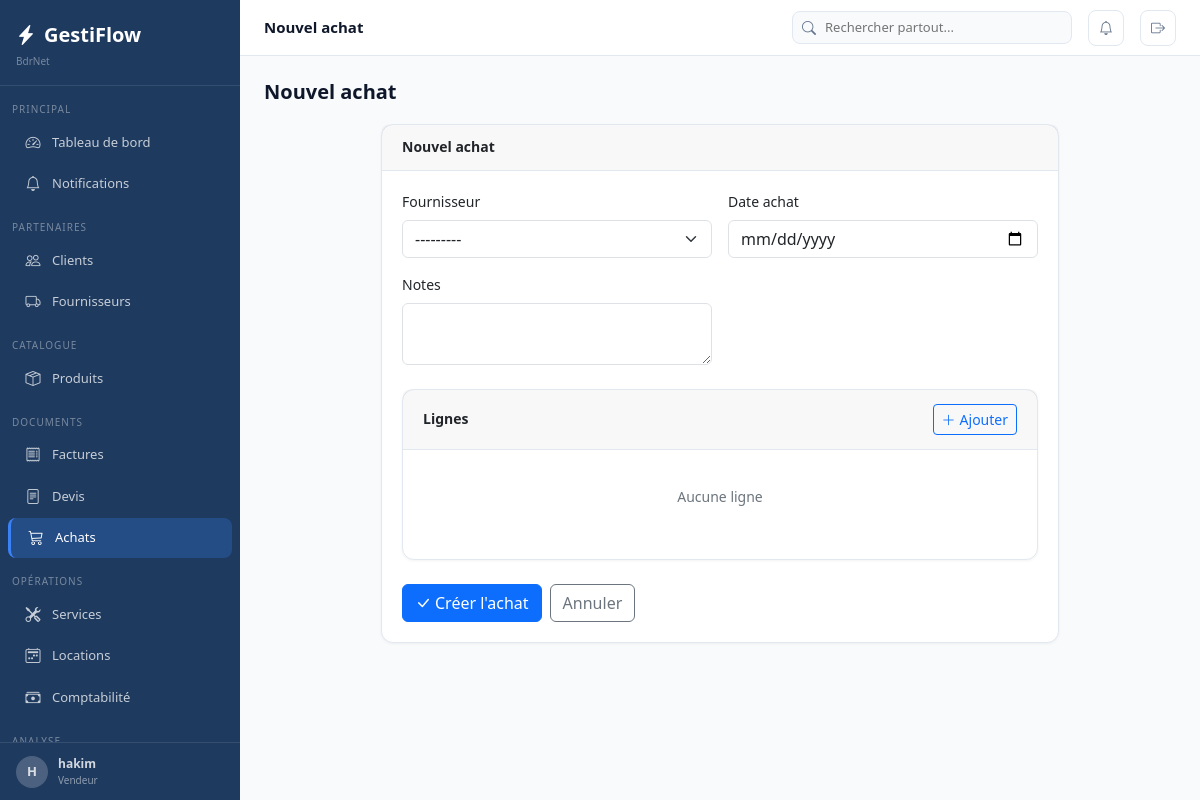
Page /achats/nouveau/ (signed in) on the committed database.
### apps/core/models.py (models this page shows, shortened)
class Parametre(models.Model):
    cle         = models.CharField(max_length=100, unique=True)
    valeur      = models.TextField(blank=True)
    description = models.CharField(max_length=200, blank=True)
    class Meta:
        verbose_name        = "Parametre"
        verbose_name_plural = "Parametres"
    @classmethod
    def get(cls, cle, defaut=''):
        try:
            return cls.objects.get(cle=cle).valeur
        except cls.DoesNotExist:
            return defaut

### apps/authentication/models.py (models this page shows, shortened)
class Utilisateur(AbstractUser):
    class Role(models.TextChoices):
        ADMIN       = 'admin',       'Administrateur'
        MANAGER     = 'manager',     'Manager'
        VENDEUR     = 'vendeur',     'Vendeur'
        TECHNICIEN  = 'technicien',  'Technicien'
        COMPTABLE   = 'comptable',   'Comptable'
        CAISSIER    = 'caissier',    'Caissier'
    role            = models.CharField(max_length=20, choices=Role.choices, default=Role.VENDEUR)
    telephone       = models.CharField(max_length=20, blank=True)
    actif           = models.BooleanField(default=True)
    derniere_activite = models.DateTimeField(null=True, blank=True)
    photo           = models.ImageField(upload_to='utilisateurs/', null=True, blank=True)
    class Meta:
        verbose_name        = "Utilisateur"
        verbose_name_plural = "Utilisateurs"
    @property
    def est_admin(self):
        return self.role == self.Role.ADMIN or self.is_superuser

### apps/achats/views.py (the view, shortened to what this page needs)
# urls.py: path('nouveau/',             views.create,      name='create'),
@login_required
def create(request):
    form = AchatForm(request.POST or None)
    return render(request, 'achats/form.html', {'form': form, 'titre': 'Nouvel achat', 'lignes_initiales_json': '[]'})

### apps/achats/forms.py
class AchatForm(forms.ModelForm):
    class Meta:
        model  = AchatFournisseur
        fields = ['fournisseur','date_achat','notes']
        widgets = {
            'fournisseur': forms.Select(attrs={'class':'form-select'}),
            'date_achat':  forms.DateInput(attrs={'class':'form-control','type':'date'}),
            'notes':       forms.Textarea(attrs={'class':'form-control','rows':2}),
        }

### apps/core/context_processors.py (called while the page is built)
def _get_entreprise():
    base = getattr(dj_settings, 'GESTIFLOW', {})
    try:
        from apps.core.models import Parametre
        return {
            'NOM_ENTREPRISE': Parametre.get('NOM_ENTREPRISE', base.get('NOM_ENTREPRISE', 'Mon Entreprise')),
            'ADRESSE':   Parametre.get('ADRESSE',   base.get('ADRESSE',   '')),
            'TELEPHONE': Parametre.get('TELEPHONE', base.get('TELEPHONE', '')),
            'EMAIL':     Parametre.get('EMAIL',     base.get('EMAIL',     '')),
            'DEVISE':    Parametre.get('DEVISE',    base.get('DEVISE',    'DA')),
            'TVA_DEFAUT':Parametre.get('TVA_DEFAUT',base.get('TVA_DEFAUT','19')),
            'LOGO':      Parametre.get('LOGO',      ''),
        }
    except Exception:
        return base

def global_context(request):
    ctx = {'ENTREPRISE': _get_entreprise(), 'APP_VERSION': '1.0.0'}
    if request.user.is_authenticated:
        try:
            from apps.core.notifications import get_notification_count
            ctx['notifications_count'] = get_notification_count(request.user)
        except Exception:
            ctx['notifications_count'] = 0
        try:
            from apps.produits.models import Produit
            from django.db.models import F
            ctx['alertes_stock_count'] = Produit.objects.filter(
                quantite_stock__lte=F('seuil_alerte'), actif=True, supprime=False
            ).count()
        except Exception:
            ctx['alertes_stock_count'] = 0
    return ctx

### apps/core/models.py (called while the page is built)
    def get_queryset(self):
        return super().get_queryset().filter(supprime=False)

### apps/core/notifications.py (called while the page is built)
def get_notification_count(user):
    notifs = get_all_notifications(user)
    return sum(len(v) for v in notifs.values())

### apps/fournisseurs/models.py (called while the page is built)
    def __str__(self):
        return f"[{self.code}] {self.nom}"

### templates/achats/form.html (shortened to what this page needs)
{% extends 'base.html' %}
{% block topbar_title %}{{ titre }}{% endblock %}
{% block content %}
<div class="page-header"><h1 class="page-title">{{ titre }}</h1></div>
<div class="row justify-content-center"><div class="col-12 col-lg-9">
  <div class="card"><div class="card-header"><h6 class="card-title">{{ titre }}</h6></div>
  <div class="card-body">
    <form method="post" id="mainForm">{% csrf_token %}
      <div class="row g-3">{% for field in form %}<div class="col-12 col-md-6"><label class="form-label">{{ field.label }}</label>{{ field }}</div>{% endfor %}</div>
      <div class="card mt-4"><div class="card-header"><h6 class="card-title">Lignes</h6>
        <button type="button" class="btn btn-sm btn-outline-primary" onclick="addLigne()"><i class="bi bi-plus-lg me-1"></i>Ajouter</button>
      </div><div class="card-body" id="lignesContainer"><p class="text-secondary text-center py-3">Aucune ligne</p></div></div>
      <div class="d-flex gap-2 mt-4">
        <button type="submit" class="btn btn-primary"><i class="bi bi-check-lg me-1"></i>Créer l'achat</button>
        <a href="javascript:history.back()" class="btn btn-outline-secondary">Annuler</a>
      </div>
    </form>
  </div></div>
</div></div>
{% endblock %}

### templates/base.html (shortened to what this page needs)
<!DOCTYPE html>
<html lang="fr">
<head>
<link rel="stylesheet" href="https://cdn.jsdelivr.net/npm/bootstrap@5.3.3/dist/css/bootstrap.min.css">
<link rel="stylesheet" href="https://cdn.jsdelivr.net/npm/bootstrap-icons@1.11.3/font/bootstrap-icons.min.css">
</head>
<body>
{% if user.is_authenticated %}
<nav class="sidebar">
  <div class="sidebar-nav">
    <div class="sidebar-logo">
      <a class="sidebar-logo-text" href="{% url 'dashboard:index' %}"><i class="bi bi-lightning-charge-fill me-2"></i>GestiFlow</a>
      <div style="font-size:10px;color:rgba(255,255,255,.4);margin-top:4px;">{{ ENTREPRISE.NOM_ENTREPRISE }}</div>
    </div>
    <div class="sidebar-section">Principal</div>
    <a href="{% url 'dashboard:index' %}" class="sidebar-item {% if request.resolver_match.app_name == 'dashboard' %}active{% endif %}"><i class="bi bi-speedometer2"></i><span>Tableau de bord</span></a>
    <a href="{% url 'core:notifications' %}" class="sidebar-item"><i class="bi bi-bell" ></i><span>Notifications</span></a>
    <div class="sidebar-section">Partenaires</div>
    <a href="{% url 'clients:liste' %}" class="sidebar-item {% if request.resolver_match.app_name == 'clients' %}active{% endif %}"><i class="bi bi-people"></i><span>Clients</span></a>
    <a href="{% url 'fournisseurs:liste' %}" class="sidebar-item {% if request.resolver_match.app_name == 'fournisseurs' %}active{% endif %}"><i class="bi bi-truck"></i><span>Fournisseurs</span></a>
    <div class="sidebar-section">Catalogue</div>
    <a href="{% url 'produits:liste' %}" class="sidebar-item "><i class="bi bi-box-seam"></i><span>Produits</span></a>
    <div class="sidebar-section">Documents</div>
    <a href="{% url 'ventes:liste' %}" class="sidebar-item {% if request.resolver_match.app_name == 'ventes' %}active{% endif %}"><i class="bi bi-receipt"></i><span>Factures</span></a>
    <a href="{% url 'devis:liste' %}" class="sidebar-item {% if request.resolver_match.app_name == 'devis' %}active{% endif %}"><i class="bi bi-file-text"></i><span>Devis</span></a>
    <a href="{% url 'achats:liste' %}" class="sidebar-item {% if request.resolver_match.app_name == 'achats' %}active{% endif %}"><i class="bi bi-cart3"></i><span>Achats</span></a>
    <div class="sidebar-section">Opérations</div>
    <a href="{% url 'services:liste' %}" class="sidebar-item {% if request.resolver_match.app_name == 'services' %}active{% endif %}"><i class="bi bi-tools"></i><span>Services</span></a>
    <a href="{% url 'locations:liste' %}" class="sidebar-item {% if request.resolver_match.app_name == 'locations' %}active{% endif %}"><i class="bi bi-calendar2-week"></i><span>Locations</span></a>
    <a href="{% url 'comptabilite:historique' %}" class="sidebar-item {% if request.resolver_match.app_name == 'comptabilite' %}active{% endif %}"><i class="bi bi-cash-stack"></i><span>Comptabilité</span></a>
    <div class="sidebar-section">Analyse</div>
  </div>
  <div class="sidebar-footer">
    <a href="{% url 'auth:profil' %}" style="display:flex;align-items:center;gap:10px;text-decoration:none;color:rgba(255,255,255,.8);">
      <div style="width:32px;height:32px;border-radius:50%;background:rgba(255,255,255,.2);display:flex;align-items:center;justify-content:center;font-size:13px;font-weight:700;">{{ user.first_name.0|default:user.username.0|upper }}</div>
      <div><div style="font-size:12px;font-weight:600;">{{ user.get_full_name|default:user.username }}</div><div style="font-size:10px;color:rgba(255,255,255,.5);">{{ user.get_role_display }}</div></div>
    </a>
  </div>
</nav>
<div class="main-content">
<div class="topbar">
  <div class="topbar-title">{% block topbar_title %}{% endblock %}</div>
    <div class="topbar-search" style="position:relative;">
      <i class="bi bi-search"></i>
      <input type="text" id="globalSearch" placeholder="Rechercher partout..." autocomplete="off">
    </div>
    <a href="{% url 'core:notifications' %}" class="topbar-btn" title="Notifications">
      <i class="bi bi-bell{% if notifications_count %}-fill{% endif %}" {% if notifications_count %}style="color:#f59e0b"{% endif %}></i>
    </a>
    <a href="{% url 'auth:deconnexion' %}" class="topbar-btn" title="Déconnexion"><i class="bi bi-box-arrow-right"></i></a>
  </div>
  <div class="content-area">
    {% block content %}{% endblock %}
  </div>
</div>
{% endif %}
</body>
</html>

### templates/base.html (style rules this page uses)
:root { --primary:#1e3a5f;--secondary:#2e75b6;--accent:#3b82f6;--success:#10b981;--warning:#f59e0b;--danger:#ef4444;--bg-body:#f8fafc;--bg-card:#ffffff;--border-color:#e2e8f0;--text-primary:#0f172a;--text-secondary:#64748b; }
body { background:var(--bg-body);color:var(--text-primary);font-family:'Segoe UI',Arial,sans-serif;font-size:14px; }
.sidebar { position:fixed;top:0;left:0;width:240px;height:100vh;background:var(--primary);z-index:100;display:flex;flex-direction:column;overflow:hidden; }
.sidebar-nav { flex:1 1 auto;overflow-y:auto;overflow-x:hidden;padding-bottom:8px; }
.sidebar-footer { flex:0 0 auto;padding:12px 16px;border-top:1px solid rgba(255,255,255,.1);background:var(--primary); }
.sidebar-logo { padding:20px 16px 16px;border-bottom:1px solid rgba(255,255,255,0.1);margin-bottom:8px; }
.sidebar-logo-text { color:#fff;font-size:20px;font-weight:700;text-decoration:none; }
.sidebar-section { padding:8px 12px 4px;font-size:10px;color:rgba(255,255,255,.4);text-transform:uppercase;letter-spacing:1px;margin-top:8px; }
.sidebar-item { display:flex;align-items:center;gap:10px;padding:9px 16px;color:rgba(255,255,255,.75);text-decoration:none;border-radius:8px;margin:1px 8px;font-size:13px;transition:all .15s; }
.sidebar-item:hover,.sidebar-item.active { background:rgba(59,130,246,.25);color:#fff; }
.sidebar-item.active { border-left:3px solid var(--accent); }
.sidebar-item i { font-size:15px;width:18px;text-align:center; }
.main-content { margin-left:240px;min-height:100vh; }
.topbar { background:#fff;border-bottom:1px solid var(--border-color);padding:0 24px;height:56px;display:flex;align-items:center;gap:16px;position:sticky;top:0;z-index:99; }
.topbar-title { font-weight:600;font-size:15px;flex:1; }
.topbar-search { position:relative;display:flex;align-items:center; }
.topbar-search input { border:1px solid var(--border-color);border-radius:8px;padding:6px 12px 6px 32px;font-size:13px;width:280px;background:var(--bg-body); }
.topbar-search i { position:absolute;left:10px;color:var(--text-secondary);font-size:14px; }
.topbar-btn { width:36px;height:36px;border-radius:8px;display:flex;align-items:center;justify-content:center;color:var(--text-secondary);text-decoration:none;border:1px solid var(--border-color);background:#fff;position:relative;cursor:pointer; }
.content-area { padding:24px; }
.page-header { display:flex;align-items:center;justify-content:space-between;flex-wrap:wrap;gap:12px;margin-bottom:20px; }
.page-title { font-size:20px;font-weight:700;margin:0; }
.card { background:#fff;border-radius:12px;border:1px solid var(--border-color);box-shadow:0 1px 3px rgba(0,0,0,.05); }
.card-header { display:flex;align-items:center;justify-content:space-between;padding:14px 20px;border-bottom:1px solid var(--border-color); }
.card-title { font-size:14px;font-weight:600;margin:0; }
.card-body { padding:20px; }

### rows in the picture
Parametre: NOM_ENTREPRISE "BdrNet"
Utilisateur: first_name.0 "H", get_full_name "hakim", role "Vendeur"

### other values in the picture
{{ titre }} "Nouvel achat"
{{ field.label }} "Fournisseur" "Date achat" "Notes"
